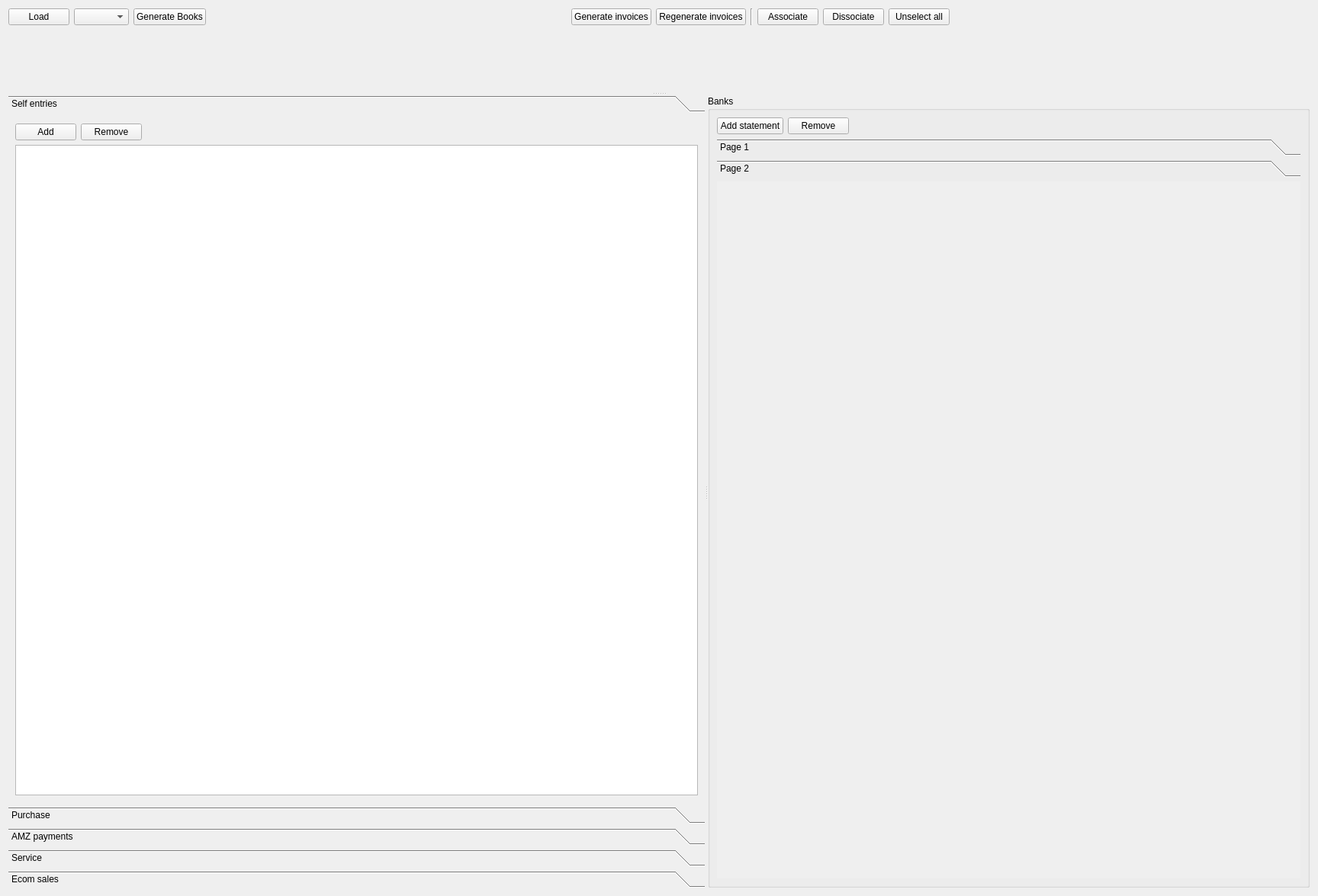
<?xml version="1.0" encoding="UTF-8"?>
<ui version="4.0">
 <class>PaneBookKeeping</class>
 <widget class="QWidget" name="PaneBookKeeping">
  <property name="geometry">
   <rect>
    <x>0</x>
    <y>0</y>
    <width>1728</width>
    <height>1175</height>
   </rect>
  </property>
  <property name="windowTitle">
   <string>Form</string>
  </property>
  <layout class="QVBoxLayout" name="verticalLayout_5">
   <item>
    <layout class="QHBoxLayout" name="horizontalLayout">
     <item>
      <widget class="QPushButton" name="buttonLoadYear">
       <property name="text">
        <string>Load</string>
       </property>
      </widget>
     </item>
     <item>
      <widget class="QComboBox" name="comboBoxYear"/>
     </item>
     <item>
      <widget class="QPushButton" name="buttonGenBooks">
       <property name="text">
        <string>Generate Books</string>
       </property>
      </widget>
     </item>
     <item>
      <spacer name="horizontalSpacer_7">
       <property name="orientation">
        <enum>Qt::Orientation::Horizontal</enum>
       </property>
       <property name="sizeHint" stdset="0">
        <size>
         <width>40</width>
         <height>20</height>
        </size>
       </property>
      </spacer>
     </item>
     <item>
      <widget class="QPushButton" name="buttonGenerateInvoices">
       <property name="text">
        <string>Generate invoices</string>
       </property>
      </widget>
     </item>
     <item>
      <widget class="QPushButton" name="buttonRegenerateInvoices">
       <property name="text">
        <string>Regenerate invoices</string>
       </property>
      </widget>
     </item>
     <item>
      <widget class="Line" name="line">
       <property name="orientation">
        <enum>Qt::Orientation::Vertical</enum>
       </property>
      </widget>
     </item>
     <item>
      <widget class="QPushButton" name="buttonAssociate">
       <property name="text">
        <string>Associate</string>
       </property>
      </widget>
     </item>
     <item>
      <widget class="QPushButton" name="buttonDissociate">
       <property name="text">
        <string>Dissociate</string>
       </property>
      </widget>
     </item>
     <item>
      <widget class="QPushButton" name="buttonUnselectAll">
       <property name="text">
        <string>Unselect all</string>
       </property>
      </widget>
     </item>
     <item>
      <spacer name="horizontalSpacerMain">
       <property name="orientation">
        <enum>Qt::Orientation::Horizontal</enum>
       </property>
       <property name="sizeHint" stdset="0">
        <size>
         <width>40</width>
         <height>20</height>
        </size>
       </property>
      </spacer>
     </item>
    </layout>
   </item>
   <item>
    <widget class="QSplitter" name="splitterMain">
     <property name="orientation">
      <enum>Qt::Orientation::Vertical</enum>
     </property>
     <widget class="WidgetPurchases" name="widgetPurchases" native="true"/>
     <widget class="QSplitter" name="splitter">
      <property name="orientation">
       <enum>Qt::Orientation::Horizontal</enum>
      </property>
      <widget class="QToolBox" name="toolBoxSalePurchases">
       <property name="currentIndex">
        <number>0</number>
       </property>
       <widget class="QWidget" name="pageSelfEntries">
        <property name="geometry">
         <rect>
          <x>0</x>
          <y>0</y>
          <width>874</width>
          <height>896</height>
         </rect>
        </property>
        <attribute name="label">
         <string>Self entries</string>
        </attribute>
        <layout class="QVBoxLayout" name="verticalLayout_6">
         <item>
          <layout class="QHBoxLayout" name="horizontalLayout_3">
           <item>
            <widget class="QPushButton" name="buttonSelfEntryAdd">
             <property name="text">
              <string>Add</string>
             </property>
            </widget>
           </item>
           <item>
            <widget class="QPushButton" name="buttonSelfEntryRemove">
             <property name="text">
              <string>Remove</string>
             </property>
            </widget>
           </item>
           <item>
            <spacer name="horizontalSpacer">
             <property name="orientation">
              <enum>Qt::Orientation::Horizontal</enum>
             </property>
             <property name="sizeHint" stdset="0">
              <size>
               <width>40</width>
               <height>20</height>
              </size>
             </property>
            </spacer>
           </item>
          </layout>
         </item>
         <item>
          <widget class="QTableView" name="tableSelfEntry">
           <property name="alternatingRowColors">
            <bool>true</bool>
           </property>
           <property name="selectionBehavior">
            <enum>QAbstractItemView::SelectionBehavior::SelectRows</enum>
           </property>
           <attribute name="horizontalHeaderStretchLastSection">
            <bool>true</bool>
           </attribute>
          </widget>
         </item>
        </layout>
       </widget>
       <widget class="QWidget" name="pagePurchase">
        <property name="geometry">
         <rect>
          <x>0</x>
          <y>0</y>
          <width>874</width>
          <height>896</height>
         </rect>
        </property>
        <attribute name="label">
         <string>Purchase</string>
        </attribute>
        <layout class="QVBoxLayout" name="verticalLayout_2">
         <item>
          <layout class="QHBoxLayout" name="horizontalLayout_4">
           <item>
            <widget class="QPushButton" name="buttonInvoiceAdd">
             <property name="text">
              <string>Add</string>
             </property>
            </widget>
           </item>
           <item>
            <widget class="QPushButton" name="buttonInvoiceAddMany">
             <property name="text">
              <string>Add many</string>
             </property>
            </widget>
           </item>
           <item>
            <widget class="QPushButton" name="buttonInvoiceRemove">
             <property name="text">
              <string>Remove</string>
             </property>
            </widget>
           </item>
           <item>
            <spacer name="horizontalSpacer_3">
             <property name="orientation">
              <enum>Qt::Orientation::Horizontal</enum>
             </property>
             <property name="sizeHint" stdset="0">
              <size>
               <width>40</width>
               <height>20</height>
              </size>
             </property>
            </spacer>
           </item>
          </layout>
         </item>
         <item>
          <widget class="QTableView" name="tableInvoices">
           <property name="alternatingRowColors">
            <bool>true</bool>
           </property>
           <property name="selectionBehavior">
            <enum>QAbstractItemView::SelectionBehavior::SelectRows</enum>
           </property>
           <attribute name="horizontalHeaderStretchLastSection">
            <bool>true</bool>
           </attribute>
          </widget>
         </item>
        </layout>
       </widget>
       <widget class="QWidget" name="pageAmzPayments">
        <property name="geometry">
         <rect>
          <x>0</x>
          <y>0</y>
          <width>874</width>
          <height>896</height>
         </rect>
        </property>
        <attribute name="label">
         <string>AMZ payments</string>
        </attribute>
        <layout class="QVBoxLayout" name="verticalLayout_3">
         <item>
          <layout class="QHBoxLayout" name="horizontalLayout_5">
           <item>
            <widget class="QPushButton" name="buttonAmzPaymentAdd">
             <property name="text">
              <string>Add</string>
             </property>
            </widget>
           </item>
           <item>
            <widget class="QPushButton" name="buttonAmzPaymentAddMany">
             <property name="text">
              <string>Add many</string>
             </property>
            </widget>
           </item>
           <item>
            <widget class="QPushButton" name="buttonAmzPaymentRemove">
             <property name="text">
              <string>Remove</string>
             </property>
            </widget>
           </item>
           <item>
            <spacer name="horizontalSpacer_4">
             <property name="orientation">
              <enum>Qt::Orientation::Horizontal</enum>
             </property>
             <property name="sizeHint" stdset="0">
              <size>
               <width>40</width>
               <height>20</height>
              </size>
             </property>
            </spacer>
           </item>
          </layout>
         </item>
         <item>
          <widget class="QTableView" name="tableAmzPayments">
           <property name="alternatingRowColors">
            <bool>true</bool>
           </property>
           <attribute name="horizontalHeaderStretchLastSection">
            <bool>true</bool>
           </attribute>
          </widget>
         </item>
        </layout>
       </widget>
       <widget class="QWidget" name="pageServices">
        <property name="geometry">
         <rect>
          <x>0</x>
          <y>0</y>
          <width>874</width>
          <height>896</height>
         </rect>
        </property>
        <attribute name="label">
         <string>Service</string>
        </attribute>
        <layout class="QVBoxLayout" name="verticalLayout_7">
         <item>
          <layout class="QHBoxLayout" name="horizontalLayout_6">
           <item>
            <widget class="QPushButton" name="buttonServiceAdd">
             <property name="text">
              <string>Add</string>
             </property>
            </widget>
           </item>
           <item>
            <widget class="QPushButton" name="buttonServiceCreateSel">
             <property name="text">
              <string>Create from selection</string>
             </property>
            </widget>
           </item>
           <item>
            <widget class="QPushButton" name="buttonServiceRemove">
             <property name="text">
              <string>Remove</string>
             </property>
            </widget>
           </item>
           <item>
            <widget class="QPushButton" name="buttonServiceEditCustomer">
             <property name="text">
              <string>Edit customers</string>
             </property>
            </widget>
           </item>
           <item>
            <spacer name="horizontalSpacer_5">
             <property name="orientation">
              <enum>Qt::Orientation::Horizontal</enum>
             </property>
             <property name="sizeHint" stdset="0">
              <size>
               <width>40</width>
               <height>20</height>
              </size>
             </property>
            </spacer>
           </item>
          </layout>
         </item>
         <item>
          <widget class="QTableView" name="tableServices">
           <property name="alternatingRowColors">
            <bool>true</bool>
           </property>
           <attribute name="horizontalHeaderStretchLastSection">
            <bool>true</bool>
           </attribute>
          </widget>
         </item>
        </layout>
       </widget>
       <widget class="QWidget" name="pageEcomSales">
        <property name="geometry">
         <rect>
          <x>0</x>
          <y>0</y>
          <width>874</width>
          <height>896</height>
         </rect>
        </property>
        <attribute name="label">
         <string>Ecom sales</string>
        </attribute>
        <layout class="QVBoxLayout" name="verticalLayout_4">
         <item>
          <layout class="QHBoxLayout" name="horizontalLayout_7">
           <item>
            <widget class="QPushButton" name="buttonEcomRefund">
             <property name="text">
              <string>Create refund</string>
             </property>
            </widget>
           </item>
           <item>
            <spacer name="horizontalSpacer_6">
             <property name="orientation">
              <enum>Qt::Orientation::Horizontal</enum>
             </property>
             <property name="sizeHint" stdset="0">
              <size>
               <width>40</width>
               <height>20</height>
              </size>
             </property>
            </spacer>
           </item>
          </layout>
         </item>
         <item>
          <widget class="QTableView" name="tableEcomSales">
           <property name="alternatingRowColors">
            <bool>true</bool>
           </property>
           <attribute name="horizontalHeaderStretchLastSection">
            <bool>true</bool>
           </attribute>
          </widget>
         </item>
        </layout>
       </widget>
      </widget>
      <widget class="QGroupBox" name="groupBox">
       <property name="title">
        <string>Banks</string>
       </property>
       <layout class="QVBoxLayout" name="verticalLayout">
        <item>
         <layout class="QHBoxLayout" name="horizontalLayout_2">
          <item>
           <widget class="QPushButton" name="buttonBankAddStatement">
            <property name="text">
             <string>Add statement</string>
            </property>
           </widget>
          </item>
          <item>
           <widget class="QPushButton" name="buttonBankRemove">
            <property name="text">
             <string>Remove</string>
            </property>
           </widget>
          </item>
          <item>
           <spacer name="horizontalSpacer_2">
            <property name="orientation">
             <enum>Qt::Orientation::Horizontal</enum>
            </property>
            <property name="sizeHint" stdset="0">
             <size>
              <width>40</width>
              <height>20</height>
             </size>
            </property>
           </spacer>
          </item>
         </layout>
        </item>
        <item>
         <widget class="QToolBox" name="toolBoxBanks">
          <property name="currentIndex">
           <number>1</number>
          </property>
          <widget class="QWidget" name="page">
           <property name="geometry">
            <rect>
             <x>0</x>
             <y>0</y>
             <width>808</width>
             <height>911</height>
            </rect>
           </property>
           <attribute name="label">
            <string>Page 1</string>
           </attribute>
          </widget>
          <widget class="QWidget" name="page_2">
           <property name="geometry">
            <rect>
             <x>0</x>
             <y>0</y>
             <width>808</width>
             <height>911</height>
            </rect>
           </property>
           <attribute name="label">
            <string>Page 2</string>
           </attribute>
          </widget>
         </widget>
        </item>
       </layout>
      </widget>
     </widget>
    </widget>
   </item>
  </layout>
 </widget>
 <customwidgets>
  <customwidget>
   <class>WidgetPurchases</class>
   <extends>QWidget</extends>
   <header>gui/panes/WidgetPurchases.h</header>
   <container>1</container>
  </customwidget>
 </customwidgets>
 <resources/>
 <connections/>
</ui>
